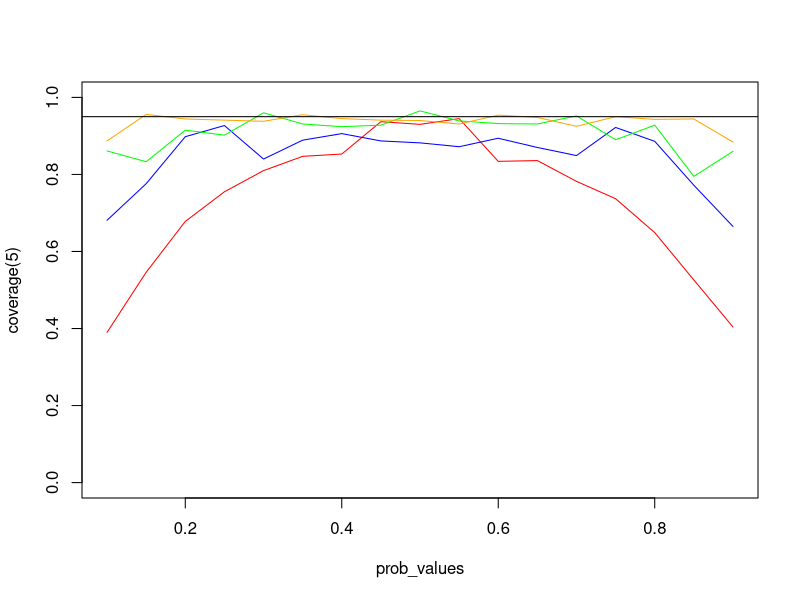
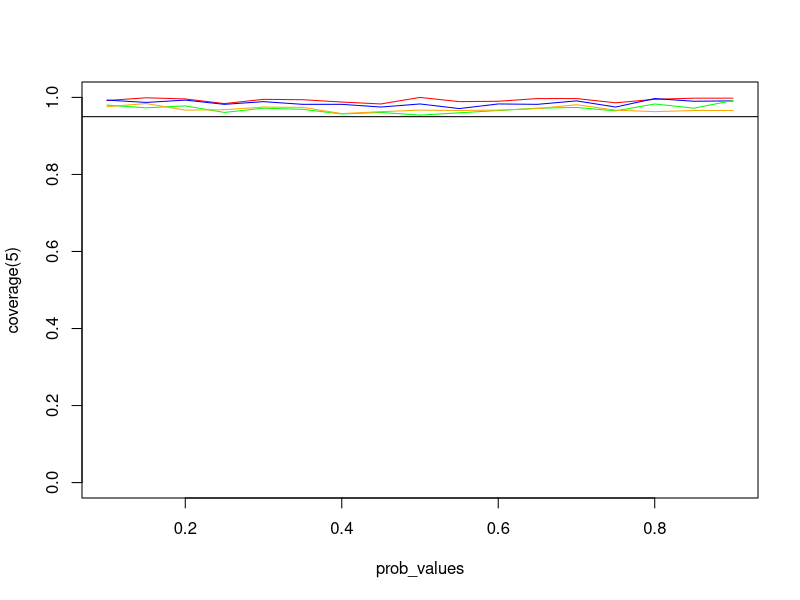

Generate these figures, in order, with R:
# Objectif de l'exercice: vérifier le théorème de la limite centrale pour un lancer de pièces. 
#
# Experience: We have a biaised coin with P(heads)=p. We toss this coin 20 times and calculate the 95% 
# confidence interval for p. Conduct the experiment 1000 times for p=0.10, 0.15, 0.2, ..., 0.90, and 
# check what proportion of confidence intervals that contain p. 
# A function coverage(tosses) will return the proportion of correct confidence intervals for a 
# specified number of tosses
# plot coverage for n = 5, 10, 20, 50
#
# First version: use the central limit theorem to estimate the confidence intervals
# Second version: use the exact test for the binomial function to estimate the confidence intervals
#


### First vesrion: 95% confidence interval is estimated using the central limit theorem


prob_values <- seq(from=0.1, to=0.9, by=0.05) #Those are the values of p we want to test ranging from 0.1 to 0.9

coverage<-function(tosses){    
    
    nosims <- 1000   #A thousand times 
    sapply(prob_values, function(p){ #
        #On fait 1000 expériences de 20 lancers de pièce, et on prend à chaque fois le nombre de succès
        # Résultat: un vecteur de 1000 (nosims) estimations de p
        p_hats = (rbinom(n = nosims, size = tosses, prob=p))/(tosses) 
        

        #Pour chacun des phats on calcule l'intervalle de confiance correspondant à la simulation de 20 lancers
    
        # Sample means are normally distributed with mean mu (population mean) and sd sigma (population sd) / sqrt(n) (sample size)
        
        lower_bounds = ( p_hats                          #   sample mean
                       - qnorm(0.975)                    # + 97.5th quantile of the STD NORMAL LAW (CLT), for a 95% interval
                       * sqrt(p_hats*(1-p_hats)/tosses)  # * sigma/sqrt(n): sqrt(p(1-p))/sqrt(n)
                       )
        
        
        upper_bounds = ( p_hats                          #   sample mean
                       + qnorm(0.975)                    # + 97.5th quantile of the STD NORMAL LAW (CLT)
                       * sqrt(p_hats*(1-p_hats)/tosses)  # * sigma/sqrt(n)
                       )
        mean((p>=lower_bounds)*(p<=upper_bounds))
        
 
    })
}

plot(x = prob_values, y=coverage(5), ylim=c(0,1), type="l", col="red")
for (i in 1:3) lines(x=prob_values, y=coverage(c(10,20,50)[i]), col=c("blue", "green", "orange")[i])
abline(h=0.95)


### Second vesrion: 95% confidence interval is estimated using an exact binomial test


prob_values <- seq(from=0.1, to=0.9, by=0.05) #Those are the valuse of p we want to test ranging from 0.1 to 0.9

coverage<-function(tosses){    
  
  nosims <- 1000   #A thousand times 
  sapply(prob_values, function(p){ #

    
    # On fait 1000 expériences de 20 lancers de pièce, et on prend à chaque fois le nombre de succès
    # Résultat: un vecteur de 1000 (nosims) estimations de p
    p_hats = (rbinom(n = nosims, size = tosses, prob=p))/(tosses)
    
    # Pour chacun de ces p_hat on va calculer un intervalle de confiance en utilisant la fonction binom.test
    # Résultat: une matrice 2 lignes x 1000 colonnes contenant les limites inférieures et supérieures de l'intervalle
    conf_intervals=sapply(p_hats*tosses, function(elt) binom.test(elt, tosses)$conf.int)
    

    # On extrait les limites inférieures et supérieures dans deux vecteurs séparés
    # Résultat: deux vecteurs de longueur 1000 (nosims)
    lower_bounds = conf_intervals[1,]
    upper_bounds = conf_intervals[2,]
    
    mean((p>=lower_bounds)*(p<=upper_bounds))

  })
}

plot(x = prob_values, y=coverage(5), ylim=c(0,1), type="l", col="red")
for (i in 1:3) lines(x=prob_values, y=coverage(c(10,20,50)[i]), col=c("blue", "green", "orange")[i])
abline(h=0.95)

